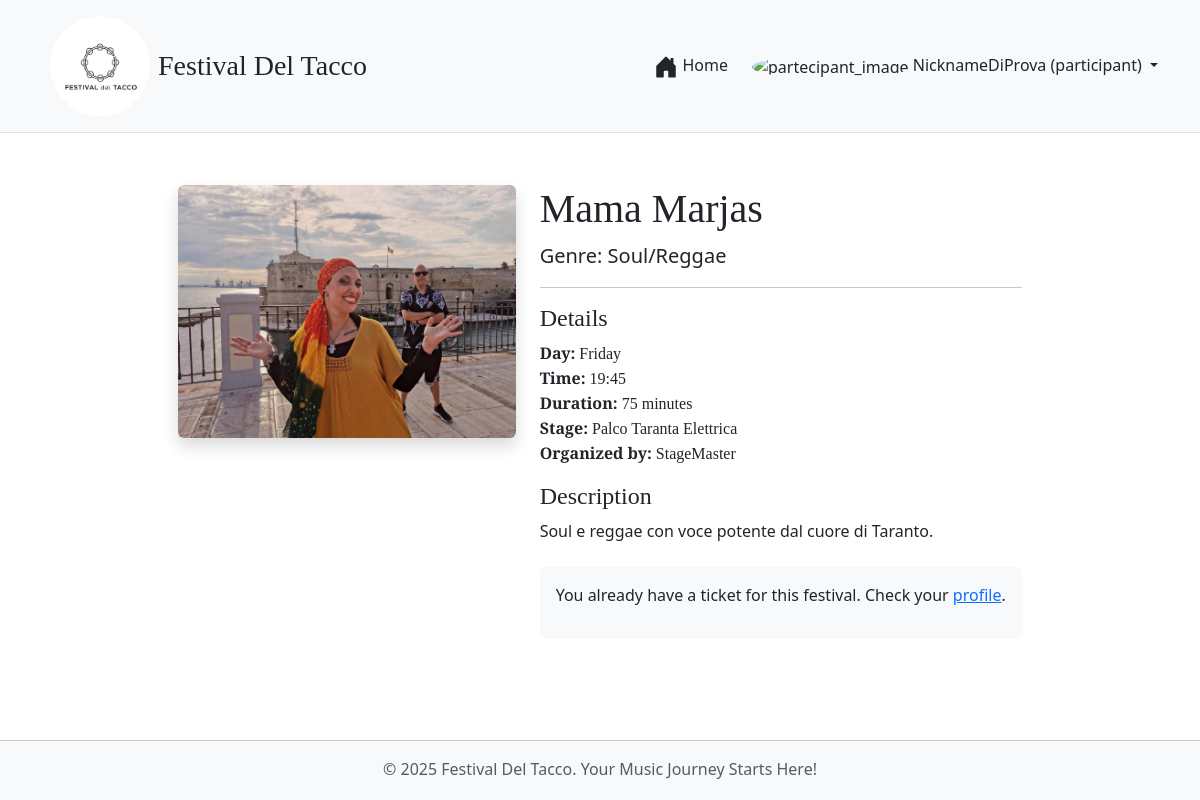
The app's page /performance/60 (signed in) with its own data.
### tables this page shows
CREATE TABLE UTENTI (
            id INTEGER PRIMARY KEY AUTOINCREMENT,
            email TEXT UNIQUE NOT NULL,
            nickname TEXT NOT NULL,
            password_hash TEXT NOT NULL,
            role TEXT NOT NULL CHECK(role IN ('participant', 'organizer'))
        );

CREATE TABLE PERFORMANCE (
            id INTEGER PRIMARY KEY AUTOINCREMENT,
            artist_name TEXT NOT NULL UNIQUE,
            day TEXT NOT NULL,
            start_time TEXT NOT NULL, -- HH:MM format
            duration_minutes INTEGER NOT NULL,
            description TEXT,
            stage_name TEXT NOT NULL,
            genre TEXT,
            image_path TEXT,
            is_published INTEGER NOT NULL DEFAULT 0, -- 0 for False, 1 for True
            organizer_id INTEGER NOT NULL,
            FOREIGN KEY (organizer_id) REFERENCES UTENTI (id)
        );

### app.py (the view)
@app.route('/performance/<int:perf_id>')
def performance_detail(perf_id):
    performance = db.get_performance_by_id(perf_id)
    if not performance:
        abort(404)
    if not performance['is_published'] and ( not current_user.is_authenticated or current_user.role != 'organizer'):
         abort(404)
    can_buy_ticket = False
    if current_user.is_authenticated and current_user.role == 'participant':
        if not db.get_ticket_by_user_id(current_user.id):
            can_buy_ticket = True
    return render_template('performance_detail.html', performance=performance, can_buy_ticket=can_buy_ticket)

### app.py (called while the page is built)
@login_manager.user_loader
def load_user(user_id):
    user_data = db.get_user_by_id(int(user_id)) # search for the user in the database by ID
    if user_data:
        return User(id=user_data['id'], email=user_data['email'], nickname=user_data['nickname'], role=user_data['role'])
    return None

@app.context_processor
def inject_global_vars():
    user_has_ticket = False
    if current_user.is_authenticated and current_user.role == 'participant':
        if db.get_ticket_by_user_id(current_user.id):
            user_has_ticket = True
    return dict(
        FESTIVAL_DAYS=Config.FESTIVAL_DAYS,
        FESTIVAL_STAGES=Config.FESTIVAL_STAGES,
        TICKET_TYPES_CONFIG=Config.TICKET_TYPES,
        now=datetime.now().year,
        g_user_has_ticket=user_has_ticket
    )

### festival_dao.py (called while the page is built)
def get_db_connection():
    conn = sqlite3.connect(DATABASE_NAME)
    conn.row_factory = sqlite3.Row # Access columns by name
    return conn

def get_user_by_id(user_id):
    conn = get_db_connection()
    user = conn.execute("SELECT * FROM UTENTI WHERE id = ?", (user_id,)).fetchone()
    conn.close()
    return user

def get_performance_by_id(performance_id):
    conn = get_db_connection()
    performance = conn.execute("SELECT p.*, u.nickname as organizer_nickname FROM PERFORMANCE p JOIN UTENTI u ON p.organizer_id = u.id WHERE p.id = ?", (performance_id,)).fetchone()
    conn.close()
    return performance

def get_ticket_by_user_id(user_id):
    conn = get_db_connection()
    ticket = conn.execute("SELECT * FROM BIGLIETTI WHERE user_id = ?", (user_id,)).fetchone()
    conn.close()
    return ticket

### templates/performance_detail.html (shortened to what this page needs)
{% extends "base_festival.html" %}
{% block content %}
<div class="container mt-4">
    <div class="row">
        <div class="col-md-5">
            <img src="{{ url_for('static', filename=performance.image_path or 'images/misc/placeholder.png') }}"
                class="img-fluid rounded shadow" alt="{{ performance.artist_name }}">
        </div>
        <div class="col-md-7">
            <h1 style="font-family: 'Playfair Display', serif;">{{ performance.artist_name }}</h1>
            <p class="lead">Genre: {{ performance.genre }}</p>
            <hr>
            <h4 style="font-family: 'Playfair Display', serif;">Details</h4>
            <ul class="list-unstyled">
                <li style="font-family: 'Playfair Display', serif;"><strong>Day:</strong> {{ performance.day }}</li>
                <li style="font-family: 'Playfair Display', serif;"><strong>Time:</strong> {{ performance.start_time }}
                </li>
                <li style="font-family: 'Playfair Display', serif;"><strong>Duration:</strong> {{
                    performance.duration_minutes }} minutes</li>
                <li style="font-family: 'Playfair Display', serif;"><strong>Stage:</strong> {{ performance.stage_name }}
                </li>
                <li style="font-family: 'Playfair Display', serif;"><strong>Organized by:</strong> {{
                    performance.organizer_nickname }}</li>
            </ul>
            <h4 style="font-family: 'Playfair Display', serif;">Description</h4>
            <p>{{ performance.description | safe }}</p>
            {% if can_buy_ticket %}
            <div class="mt-4 p-3 bg-light rounded">
                <h4>Interested?</h4>
                <p>You can purchase tickets to attend this and other performances!</p>
                <a href="{{ url_for('buy_ticket') }}" class="btn mypurchasebtn btn-lg">Buy Tickets</a>
            </div>
            {% elif current_user.is_authenticated and current_user.role == 'participant' %}
            <div class="mt-4 p-3 bg-light rounded">
                <p>You already have a ticket for this festival. Check your <a href="{{url_for('profile')}}">profile</a>.
                </p>
            </div>
            {% elif current_user.is_authenticated and current_user.role == 'organizer' %}
            <div class="mt-4 p-3 bg-light rounded">
                <p>Organizers can browse performances but cannot purchase tickets.</p>
            </div>
            {% endif %}
        </div>
    </div>
</div>
{% endblock %}

### templates/base_festival.html (shortened to what this page needs)
<!DOCTYPE html>
<html lang="it-en">
<head>
    <link href="https://cdn.jsdelivr.net/npm/bootstrap@5.3.2/dist/css/bootstrap.min.css" rel="stylesheet"
>
    <link rel="stylesheet" href="{{ url_for('static', filename='css/style_festival.css') }}">
    <link rel="stylesheet" href="https://unpkg.com/leaflet@1.9.4/dist/leaflet.css"
 />
</head>
<body>
    <nav>
        <header class="p-3 mb-3 border-bottom bg-light sticky-top">
            <div class="container">
                <div class="d-flex flex-wrap align-items-center justify-content-center justify-content-lg-start">
                    <a href="{{ url_for('home') }}"
                        class="d-flex align-items-center text-dark text-decoration-none me-lg-auto ms-2">
                        <img src="{{ url_for('static', filename='images/logo/LogoFestivalDelTacco.jpeg') }}"
                            alt="Festival del Tacco" class="img-fluid rounded-circle"
                            style="height: 100px; width: 100px; object-fit: cover;" loading="lazy">
                        <span class="fs-3 ms-2" style="font-family: 'Playfair Display', serif;">Festival Del
                            Tacco</span>
                    </a>
                    <ul class="nav col-12 col-lg-auto mb-2 justify-content-center mb-md-0">
                        <li><a href="{{ url_for('home') }}"
                                class="nav-link px-2 {% if request.endpoint == 'home' %}link-secondary{% else %}link-dark{% endif %}">
                                Home
                            </a>
                        </li>
                    </ul>
                    <div class="ms-lg-3">
                        {% if current_user.is_authenticated %}
                        <div class="dropdown text-end">
                            <a href="#" class="d-block link-dark text-decoration-none dropdown-toggle"
                                id="dropdownUser1" data-bs-toggle="dropdown" aria-expanded="false">
                                {% if current_user.role == 'participant' %}
                                <img src="{{ url_for('static', filename='images/logo/partecipant.png') }}"
                                    alt="partecipant_image" width="50" height="50" class="rounded-circle">
                                {% endif %}
                                {{ current_user.nickname }} ({{ current_user.role }})
                            </a>
                        </div>
                        {% else %}
                        <a href="{{ url_for('login') }}" class="btn btn-outline myloginbutton me-2">Login</a>
                        <a href="{{ url_for('register') }}" class="btn  mybuttoncolors">Sign-up</a>
                        {% endif %}
                    </div>
                </div>
            </div>
        </header>
    </nav>
    <main class="container col-lg-9 col-md-12 pt-5 pt-md-3 pt-lg-2 pt-xl-2 pt-xxl-2 order-1 mt-lg-1 ">
        {% block content %}
        {% endblock %}
    </main>
    <footer class="footer py-3 bg-light order-2">
        <div class="container text-center">
            <span class="text-muted">© {{ now }} Festival Del Tacco. Your Music Journey Starts Here!</span>
        </div>
    </footer>
</body>
</html>

### static/css/style_festival.css (style rules this page uses)
html, body { height: 100%; margin: 0; padding: 0; display: flex; flex-direction: column; }
body { min-height: 100vh; }
main, main.container { flex: 1; padding: 1rem; padding-bottom: 100px; }
footer.footer { flex-shrink: 0; height: 60px; background-color: #e8ddd5; padding: 1rem 0; text-align: center; border-top: 1px solid #ccc; }
header.sticky-top { z-index: 1030; }
@media (min-width: 769px) { main { padding-top: 100px; } }

### records on screen
UTENTI: nickname "NicknameDiProva", role "participant"
PERFORMANCE: image_path (picture), artist_name "Mama Marjas", genre "Soul/Reggae", day "Friday", start_time "19:45", duration_minutes "75", stage_name "Palco Taranta Elettrica", description "Soul e reggae con voce potente dal cuore di Taranto."
UTENTI: organizer_nickname "StageMaster"
